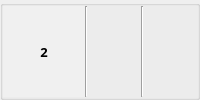
                      <widget class="QGroupBox" name="groupBox_23">
                       <property name="title">
                        <string/>
                       </property>
                       <layout class="QHBoxLayout" name="horizontalLayout_19">
                        <property name="spacing">
                         <number>0</number>
                        </property>
                        <property name="leftMargin">
                         <number>0</number>
                        </property>
                        <property name="topMargin">
                         <number>0</number>
                        </property>
                        <property name="rightMargin">
                         <number>0</number>
                        </property>
                        <property name="bottomMargin">
                         <number>0</number>
                        </property>
                        <item>
                         <widget class="QLabel" name="label_20">
                          <property name="minimumSize">
                           <size>
                            <width>82</width>
                            <height>0</height>
                           </size>
                          </property>
                          <property name="maximumSize">
                           <size>
                            <width>60</width>
                            <height>16777215</height>
                           </size>
                          </property>
                          <property name="font">
                           <font>
                            <family>나눔고딕</family>
                            <pointsize>10</pointsize>
                            <weight>75</weight>
                            <bold>true</bold>
                           </font>
                          </property>
                          <property name="styleSheet">
                           <string notr="true">background-color : rgb(240, 240, 240)</string>
                          </property>
                          <property name="text">
                           <string>2</string>
                          </property>
                          <property name="alignment">
                           <set>Qt::AlignCenter</set>
                          </property>
                         </widget>
                        </item>
                        <item>
                         <widget class="Line" name="line_46">
                          <property name="orientation">
                           <enum>Qt::Vertical</enum>
                          </property>
                         </widget>
                        </item>
                        <item>
                         <widget class="QLabel" name="nielsen_App_Name2">
                          <property name="font">
                           <font>
                            <family>나눔고딕</family>
                            <pointsize>10</pointsize>
                           </font>
                          </property>
                          <property name="text">
                           <string/>
                          </property>
                          <property name="margin">
                           <number>0</number>
                          </property>
                         </widget>
                        </item>
                        <item>
                         <widget class="Line" name="line_47">
                          <property name="orientation">
                           <enum>Qt::Vertical</enum>
                          </property>
                         </widget>
                        </item>
                        <item>
                         <widget class="QLabel" name="nielsen_App_User2">
                          <property name="maximumSize">
                           <size>
                            <width>150</width>
                            <height>16777215</height>
                           </size>
                          </property>
                          <property name="font">
                           <font>
                            <family>나눔고딕</family>
                            <pointsize>10</pointsize>
                           </font>
                          </property>
                          <property name="text">
                           <string/>
                          </property>
                          <property name="alignment">
                           <set>Qt::AlignCenter</set>
                          </property>
                         </widget>
                        </item>
                       </layout>
                      </widget>
